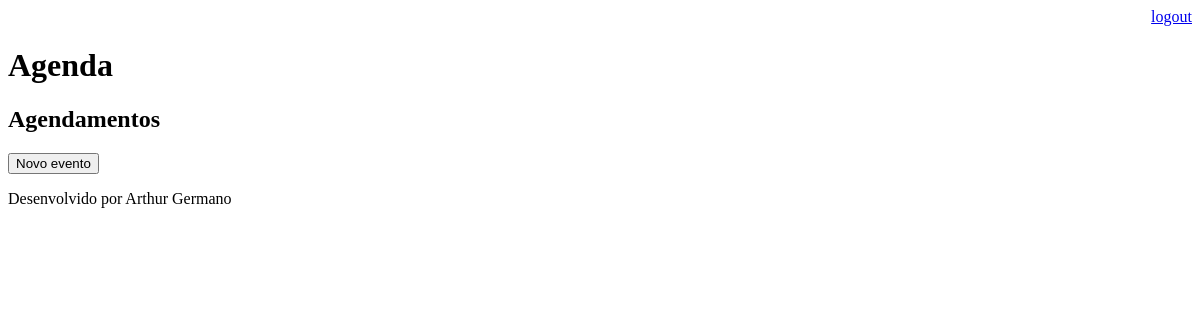
Before: /agenda/ (signed in) with the older database file.
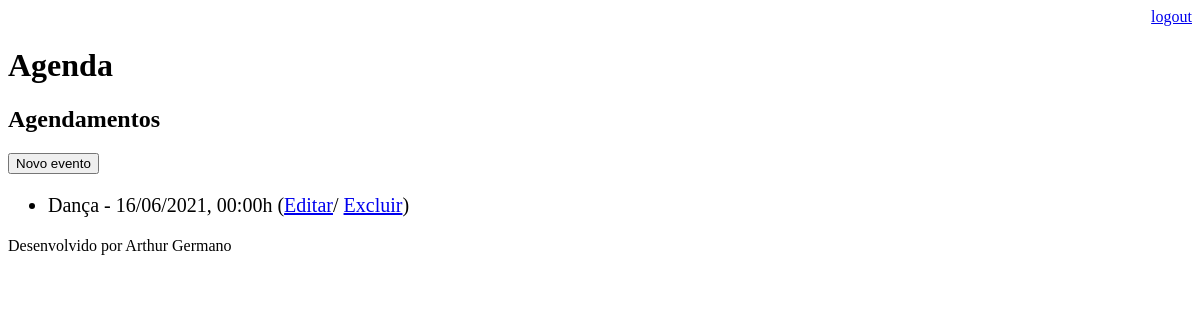
After: the same page with the newer database file.
### core/models.py (models this page shows, shortened)
class Evento(models.Model):
    titulo = models.CharField(max_length=100)
    local = models.CharField(max_length=100)
    descricao = models.TextField(blank=True, null = True)
    data_evento = models.DateTimeField(verbose_name='Data do evento')
    data_criacao = models.DateTimeField(verbose_name='Data da criação do evento',
    auto_now=True)
    usuario = models.ForeignKey(User, on_delete=models.CASCADE)
    class Meta:
        db_table = 'evento'
    def get_data_evento(self):
        return self.data_evento.strftime('%d/%m/%Y, %H:%Mh')

### core/views.py (the view)
# urls.py: path('agenda/', views.lista_eventos),
@login_required(login_url='/login/')
def lista_eventos(request):
    usuario = request.user
    data_atual = datetime.now()-timedelta(hours=1)
    evento = Evento.objects.filter(usuario=usuario, data_evento__gt=data_atual)
    dados = {'eventos': evento} # dando nome a variável para o html
    return render(request, 'agenda.html', dados)

### templates/agenda.html
{% extends 'model-page.html' %}
{% block content %}
        <h2>Agendamentos</h2>
        <a href="evento/">
            <button type="button">Novo evento</button>
        </a>
        {% for evento in eventos %}
            <ul style="font-size: 20px">
                <li>
                     {{ evento.titulo }} - {{ evento.get_data_evento }}
                     (<a href="evento/?id={{ evento.id }}">Editar</a>/
                     <a href="evento/delete/{{ evento.id }}">Excluir</a>)
                </li>
            </ul>
        {% endfor %}
{% endblock %}

Changed rows visible on the page:
added Evento: titulo "Dança", get_data_evento "16/06/2021, 00:00h"
